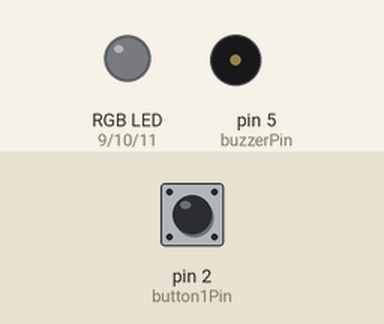
This sketch was run on a simulated Arduino Uno, built with avr-gcc and run on an emulated ATmega328P. Shown: an RGB LED mixed from three pins (HIGH = lit), buzzer (waves = sounding). Inputs (shaded band) come from the test bench; at power-on: pin 2 (button1Pin) LOW. Random numbers use the default seed unless the sketch sets one.

Above: at 1.2 s.
1.3 s: pin 2 (button1Pin) pulled HIGH for 0.15 s
At 4.0 s:
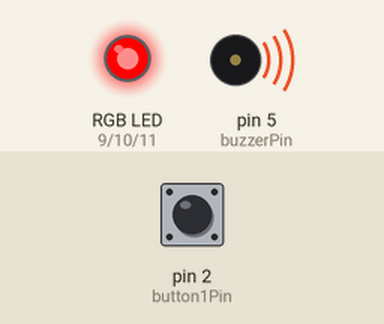
4.4 s: pin 2 (button1Pin) pulled HIGH for 1 s
At 5.36 s:
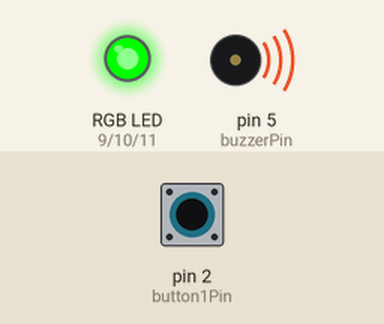
8.3 s: pin 2 (button1Pin) pulled HIGH for 3.2 s
At 11.3 s:
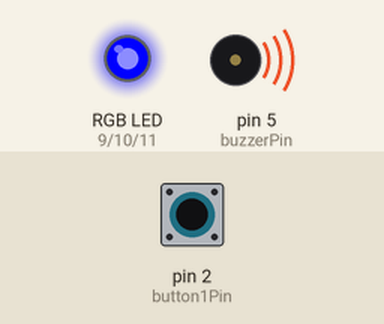
Timing chart, 0 to 14.4 s (numbered marks = the images above; inputs shaded):
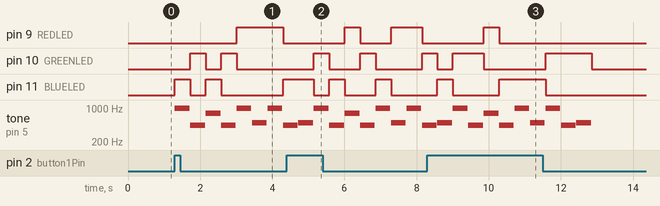

The sketch:

code.ino
```cpp
/*************************************************
 * Public Constants
 *************************************************/
#define NOTE_B0 31
#define NOTE_C1 33
#define NOTE_CS1 35
#define NOTE_D1 37
#define NOTE_DS1 39
#define NOTE_E1 41
#define NOTE_F1 44
#define NOTE_FS1 46
#define NOTE_G1 49
#define NOTE_GS1 52
#define NOTE_A1 55
#define NOTE_AS1 58
#define NOTE_B1 62
#define NOTE_C2 65
#define NOTE_CS2 69
#define NOTE_D2 73
#define NOTE_DS2 78
#define NOTE_E2 82
#define NOTE_F2 87
#define NOTE_FS2 93
#define NOTE_G2 98
#define NOTE_GS2 104
#define NOTE_A2 110
#define NOTE_AS2 117
#define NOTE_B2 123
#define NOTE_C3 131
#define NOTE_CS3 139
#define NOTE_D3 147
#define NOTE_DS3 156
#define NOTE_E3 165
#define NOTE_F3 175
#define NOTE_FS3 185
#define NOTE_G3 196
#define NOTE_GS3 208
#define NOTE_A3 220
#define NOTE_AS3 233
#define NOTE_B3 247
#define NOTE_C4 262
#define NOTE_CS4 277
#define NOTE_D4 294
#define NOTE_DS4 311
#define NOTE_E4 330
#define NOTE_F4 349
#define NOTE_FS4 370
#define NOTE_G4 392
#define NOTE_GS4 415
#define NOTE_A4 440
#define NOTE_AS4 466
#define NOTE_B4 494
#define NOTE_C5 523
#define NOTE_CS5 554
#define NOTE_D5 587
#define NOTE_DS5 622
#define NOTE_E5 659
#define NOTE_F5 698
#define NOTE_FS5 740
#define NOTE_G5 784
#define NOTE_GS5 831
#define NOTE_A5 880
#define NOTE_AS5 932
#define NOTE_B5 988
#define NOTE_C6 1047
#define NOTE_CS6 1109
#define NOTE_D6 1175
#define NOTE_DS6 1245
#define NOTE_E6 1319
#define NOTE_F6 1397
#define NOTE_FS6 1480
#define NOTE_G6 1568
#define NOTE_GS6 1661
#define NOTE_A6 1760
#define NOTE_AS6 1865
#define NOTE_B6 1976
#define NOTE_C7 2093
#define NOTE_CS7 2217
#define NOTE_D7 2349
#define NOTE_DS7 2489
#define NOTE_E7 2637
#define NOTE_F7 2794
#define NOTE_FS7 2960
#define NOTE_G7 3136
#define NOTE_GS7 3322
#define NOTE_A7 3520
#define NOTE_AS7 3729
#define NOTE_B7 3951
#define NOTE_C8 4186
#define NOTE_CS8 4435
#define NOTE_D8 4699
#define NOTE_DS8 4978

int buzzerPin = 5;  // The buzzerPin is connected to pin 5 of the Arduino.
int button1Pin = 2; // The SW1 button is connect to pin 2 of the Arduino.
int REDLED = 9;     // RED RGB LIGHT.
int GREENLED = 10;  // GREEN RGB LIGHT.
int BLUELED = 11;   // BLUE RGB LIGHT.
int notes[] = {NOTE_B5, NOTE_A4, NOTE_G5, NOTE_A4, NOTE_B5, NOTE_B4, NOTE_B5, NOTE_A4, NOTE_B4};
int duration[] = {408, 408, 408, 408, 408, 408, 408, 408, 408};
int colour;           // variable
int incomingByte = 0; // incomingbyte.
void setup()
{                               // The Setup function runs once.
    pinMode(buzzerPin, OUTPUT); // Setup buzzer pin as an input pin.
    pinMode(button1Pin, INPUT); // Setup button1 pin as an input pin.
    pinMode(REDLED, OUTPUT);    // Setup red LED pin as an output pin.
    pinMode(GREENLED, OUTPUT);  // Setup green led pin as an input pin..
    pinMode(BLUELED, OUTPUT);   // Setup blue led pin as an input pin..
    randomSeed(analogRead(A0)); // RANDOM LIGHT SHOW.
    Serial.begin(9600);         // FOR PRINTING.
}
void loop()
{ // The loop function runs forever.
    // level1();
    // level2();
    level3();
    // level4();
}

// LEVEL1

void level1()
{

    if (digitalRead(button1Pin) == HIGH)
    {                              // Check to see if button1 is pressed.
        tone(buzzerPin, 1000, 50); // Play a tone of 1000Hz for 50 milliseconds.
    }
}

// level2

void level2()
{

    if (digitalRead(button1Pin) == HIGH)
    { // Check to see if button1 is pressed.
        tone(buzzerPin, NOTE_B5, 408);
        delay(408);
        tone(buzzerPin, NOTE_A4, 408);
        delay(408);
        tone(buzzerPin, NOTE_G5, 408);
        delay(408);
        tone(buzzerPin, NOTE_A4, 408);
        delay(408);
        tone(buzzerPin, NOTE_B5, 408);
        delay(408);
        tone(buzzerPin, NOTE_B4, 408);
        delay(408);
        tone(buzzerPin, NOTE_B5, 408);
        delay(408);
        tone(buzzerPin, NOTE_A4, 408);
        delay(408);
        tone(buzzerPin, NOTE_B4, 408);
        delay(408);
    }
}

// level3

void level3()
{

    if (digitalRead(button1Pin) == HIGH)
    {

        for (int j = 0; j < (sizeof(notes) / sizeof(notes[0])); j++)
        {

            colour = random(9, 12); // for getting random colour
            tone(buzzerPin, notes[j], duration[j]);
            digitalWrite(colour, HIGH);
            delay(duration[j] + 20);
            digitalWrite(colour, LOW);
        }
    }
}

// level4

void level4()
{

    if (digitalRead(button1Pin) == HIGH)
    {

        Serial.println("Please type the number to play the tone!"); // for displaying the statement.
        Serial.println("1.Song 1");
        Serial.println("2.Song 2");
        Serial.println("3.Song 3");
        delay(300); // delay

        while (Serial.available() == 0)
        {

            // using while to hold the printing until the button is press.
        }

        incomingByte = Serial.read();

        Serial.print("PLAYING:"); // displaying the value we enter.
        Serial.println(incomingByte);

        if (incomingByte == 49)
        {

            tone(buzzerPin, NOTE_D4, 408);
            delay(300); // delay
            tone(buzzerPin, NOTE_A4, 408);
            delay(300); // delay
            tone(buzzerPin, NOTE_E4, 408);
            delay(300); // delay
            tone(buzzerPin, NOTE_F4, 408);
            delay(300); // delay
            tone(buzzerPin, NOTE_FS1, 408);
            delay(300); // delay
            tone(buzzerPin, NOTE_FS1, 408);
        }
        else if (incomingByte == 50)
        {

            tone(buzzerPin, NOTE_A3, 408);
            delay(200); // delay
            tone(buzzerPin, NOTE_B3, 408);
            delay(200); // delay
            tone(buzzerPin, NOTE_C3, 408);
            delay(200); // delay
            tone(buzzerPin, NOTE_D3, 408);
        }
        else if (incomingByte == 51)
        {

            tone(buzzerPin, NOTE_F3, 408);
            delay(500); // delay
            tone(buzzerPin, NOTE_C2, 408);
            delay(500); // delay
            tone(buzzerPin, NOTE_D5, 408);
            delay(500); // delay
            tone(buzzerPin, NOTE_E6, 408);
            delay(500); // delay
            tone(buzzerPin, NOTE_E1, 408);
        }
    }
}
```

Measured:
- after the input at 1.3 s, pin 9 (REDLED): LOW → HIGH after 1.7 s, → LOW 1.3 s later; pin 10 (GREENLED): alternates HIGH for 0.43 s and LOW for 0.43 s, 4 changes in all, then stays LOW, starting after 0.43 s
- after the input at 4.4 s, pin 9 (REDLED): LOW → HIGH after 1.6 s, → LOW 0.43 s later, → HIGH 0.86 s later, → LOW 0.86 s later; pin 10 (GREENLED): goes HIGH 0.43 s, LOW 0.86 s, HIGH 0.43 s, LOW 1.3 s, then HIGH, starting after 0.75 s
- after the input at 8.3 s, pin 9 (REDLED): LOW → HIGH after 1.6 s, → LOW 0.43 s later
